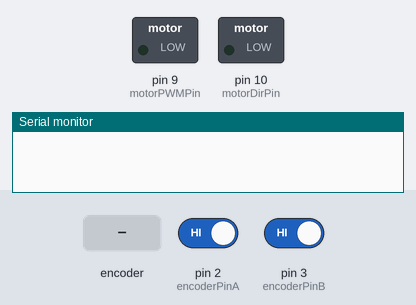
This sketch was run on a simulated Arduino Uno, built with avr-gcc and run on an emulated ATmega328P. Parts: switched loads named in the sketch (green lamp = pin HIGH), the last lines printed to the serial monitor. Inputs (shaded band) come from the test bench; at power-on: pin 2 (encoderPinA) HIGH, pin 3 (encoderPinB) HIGH.

Above: at 0.1 s.
At 6.26 s:
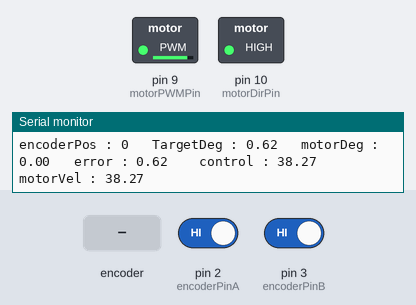
6.3 s: rotary encoder on pin 2 (encoderPinA) / pin 3 (encoderPinB) turned 1 step (first pin leading)
9.5 s: rotary encoder on pin 2 (encoderPinA) / pin 3 (encoderPinB) turned 3 steps (first pin leading)
At 19.6 s:
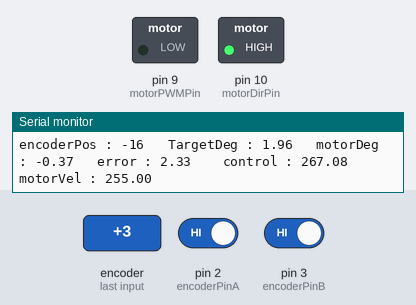
Timing chart, 0 to 21.1 s (numbered marks = the images above; inputs shaded):
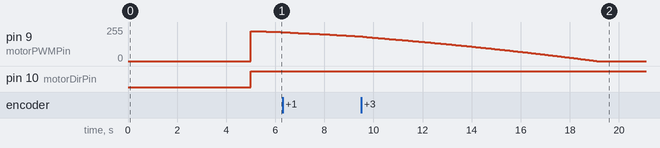

The sketch:

motor_test.ino
```cpp
// motor control pin
const int motorDirPin = 10; // L298 Input 1
const int motorPWMPin = 9; // L298 Input 2

// encoder pin
const int encoderPinA = 2;
const int encoderPinB = 3;

long elapsedTime = 0;

long encoderPos = 0;
const float ratio = 360./600./26.;

// P control
float Kp = 10;
float Ki = 10;
float targetDeg = 0;

void doEncoderA(){  encoderPos += (digitalRead(encoderPinA)==digitalRead(encoderPinB))?1:-1;}
void doEncoderB(){  encoderPos += (digitalRead(encoderPinA)==digitalRead(encoderPinB))?-1:1;}

void doMotor(bool dir, int vel){
  digitalWrite(motorDirPin, dir);
  analogWrite(motorPWMPin, dir?(255 - vel):vel);
}

void setup() {
  pinMode(encoderPinA, INPUT_PULLUP);
  attachInterrupt(0, doEncoderA, CHANGE);

  pinMode(encoderPinB, INPUT_PULLUP);
  attachInterrupt(1, doEncoderB, CHANGE);

  pinMode(motorDirPin, OUTPUT);

  delay(5000);

  Serial.begin(115200);
}

long previousTime = millis();
float Ierror = 0;

void loop() {

  elapsedTime = millis() - previousTime;
  previousTime = millis();
//  targetDeg = targetDeg + 0.004167*0.001*elapsedTime;
  targetDeg = targetDeg + 0.1*0.001*elapsedTime;

  float motorDeg = float(encoderPos)*ratio;

  float Perror = targetDeg - motorDeg;
  Ierror = Ierror + Perror*elapsedTime*0.001;
  float control = Kp*Perror + Ki*Ierror;

  doMotor( (control>=0)?HIGH:LOW, min(abs(control), 255));

  Serial.print("encoderPos : ");
  Serial.print(encoderPos);
  Serial.print("   TargetDeg : ");
  Serial.print(targetDeg);
  Serial.print("   motorDeg : ");
  Serial.print(float(encoderPos)*ratio);
  Serial.print("   error : ");
  Serial.print(Perror);
  Serial.print("    control : ");
  Serial.print(control);
  Serial.print("    motorVel : ");
  Serial.println(min(abs(control), 255));


}
```
